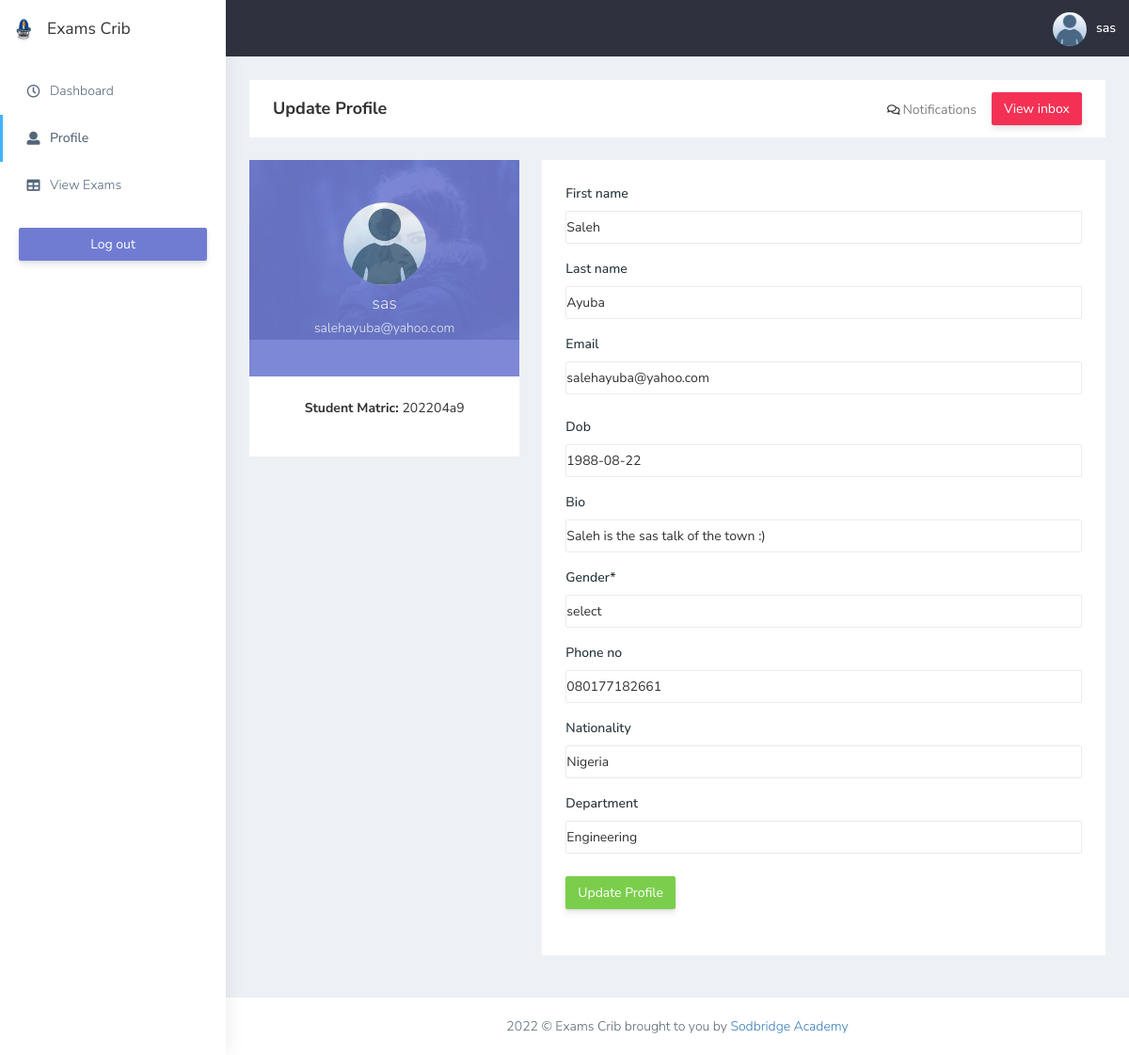
Page /edit/ (signed in) on the committed database.
### exams/models.py (models this page shows)
class User(AbstractUser):
	account = (
			('select account', 'select account'),
			('student', 'student'),
			('staff', 'staff')
		)
	account_type = models.CharField(max_length=200, choices=account, default='select account')
	email = models.CharField(max_length = 200, blank=True, unique=True)
	first_name = models.CharField(max_length=200, blank=True)
	last_name = models.CharField(max_length=200, blank=True)
	username = models.CharField(max_length = 200, blank=True, unique=True)
	date_created = models.DateTimeField(auto_now_add=True)
	USERNAME_FIELD = 'username'
	REQUIRED_FIELDS = []
	def __str__(self):
		return self.username

### account/models.py (models this page shows, shortened)
class Profile(models.Model):
	gender = (
			('select', 'select'),
			('male', 'male'),
			('female', 'female')
		)
	user = models.OneToOneField(User, related_name='profile', on_delete=models.CASCADE)
	dob = models.DateField(blank=True, null=True)
	bio = models.CharField(max_length=200, blank=True)
	photo = models.ImageField(upload_to='users/%Y/%m/%d', default='media/default.jpeg', blank=True)
	level = models.CharField(max_length=200, blank=True, default=100)
	gender = models.CharField(max_length=100, choices=gender, default='select')
	department = models.CharField(max_length=200, blank=True)
	nationality = models.CharField(max_length=100, blank=True, default='Nigeria')
	phone_no = models.CharField(max_length=100, blank=True)
	matric_no = models.CharField(max_length=100, blank=True, null=True)
	staff_id = models.CharField(max_length=100, blank=True, null=True)
	verified_student = models.BooleanField(default=False)
	verified_staff = models.BooleanField(default=False)
	date_created = models.DateTimeField(auto_now_add=True)

### account/views.py (the view)
# urls.py: path('edit/', views.edit, name='edit'),
@login_required
def edit(request):
	if request.method == 'POST':
		user_form = UserEditForm(instance=request.user, data=request.POST)
		profile_form = ProfileEditForm(instance=request.user.profile,
										data = request.POST,
										files = request.FILES)
		if user_form.is_valid() and profile_form.is_valid():
			user_form.save()
			profile_form.save()
			messages.success(request, f'Profile updated successfully!')
		else:
			messages.warning(request, f'Error updating your profile')
	else:
		user_form = UserEditForm(instance=request.user)
		profile_form = ProfileEditForm(instance=request.user.profile)
	return render(request, 'account/edit.html',
							{'user_form':user_form,
							'profile_form':profile_form})

### account/forms.py (shortened to what this page needs)
class UserEditForm(forms.ModelForm):
	class Meta:
		model = User
		fields = ('first_name', 'last_name', 'email')
		print('user is', User.account_type)

class ProfileEditForm(forms.ModelForm):
	class Meta:
		model = Profile
		fields = ('dob', 'bio', 'gender', 'phone_no', 'nationality', 'department')

### account/templates/account/edit.html (shortened to what this page needs)
{% extends 'base.html' %}
{% load static %}
{% load crispy_forms_tags %}
{% block content %}
<div class="page-breadcrumb bg-white mb-4">
    <div class="row align-items-center">
        <div class="col-lg-3 col-md-4 col-sm-4 col-xs-12">
            <h4 class="page-title">Update Profile</h4>
        </div>
        <div class="col-lg-9 col-sm-8 col-md-8 col-xs-12">
            <div class="d-md-flex">
                <ol class="breadcrumb ms-auto">
                    <li><i class="far fa-comments" aria-hidden="true"></i> <a href="#" class="fw-normal">Notifications</a></li>
                </ol>
                <a href="#" target="_blank"
                    class="btn btn-danger  d-none d-md-block pull-right ms-3 hidden-xs hidden-sm waves-effect waves-light text-white">View inbox</a>
            </div>
        </div>
    </div>
</div>
<div class="row">
    <div class="col-lg-4 col-xlg-3 col-md-12">
        <div class="white-box">
            <div class="user-bg"> <img width="100%" alt="user" src="{% static 'plugins/images/large/img1.jpg' %}">
                <div class="overlay-box">
                    <div class="user-content">
                        <a href="{% url  'exams:user_exams' user %}"><img src="{{ user.profile.photo.url }}"
                                class="thumb-lg img-circle" alt="img"></a>
                        <h4 class="text-white mt-2">{{ user.username }}</h4>
                        <h5 class="text-white mt-2">{{ user.email }}</h5>
                    </div>
                </div>
            </div>
            <div class="user-btm-box mt-5 d-md-flex">
                <div class="col-md-12 col-sm-4 text-center">
                    <p>
                        {% if user.account_type == 'student' %}
                        <b>Student Matric: </b><span>{{user.profile.matric_no}}</span>
                        {% else %}
                        <b>Staff ID: </b><span>{{user.profile.staff_id}}</span>
                        {% endif %}
                    </p>
                </div>
            </div>
        </div>
    </div>
                    <div class="col-lg-8 col-xlg-9 col-md-12">
                        <div class="card">
                            <div class="card-body">
                                <form class="form-horizontal form-material" method="post">
                                    <div class="form-group mb-4">
                                        {{ user_form|crispy }}
                                    </div>
                                    <div class="form-group mb-4">
                                        {{ profile_form|crispy }}
                                        </div>
                                    <div class="form-group mb-4">
                                        <div class="col-sm-12">
                                            <button class="btn btn-success">Update Profile</button>
                                        </div>
                                    </div>
                                </form>
                            </div>
                        </div>
                    </div>
</div>
{% endblock content %}

### account/templates/base.html (shortened to what this page needs)
{% load static %}
<!DOCTYPE html>
<html dir="ltr" lang="en">
<head>
   <link href="{% static 'css/style.min.css' %}" rel="stylesheet">
</head>
<body>
    <div id="main-wrapper" data-layout="vertical" data-navbarbg="skin5" data-sidebartype="full"
        data-sidebar-position="absolute" data-header-position="absolute" data-boxed-layout="full">
        <header class="topbar" data-navbarbg="skin5">
            <nav class="navbar top-navbar navbar-expand-md navbar-dark">
                <div class="navbar-header" data-logobg="skin6">
                    <a class="navbar-brand" href="{% url 'dashboard' %}">
                        <b class="logo-icon">
                            <img src="{% static 'img/crawford-university-logo.png' %}" style="width:30px; height:30px;" alt="homepage" />
                        </b>
                        <span class="logo-text" style="color:#333">
                            Exams Crib
                        </span>
                    </a>
                </div>
                <div class="navbar-collapse collapse" id="navbarSupportedContent" data-navbarbg="skin5">
                    <ul class="navbar-nav ms-auto d-flex align-items-center">
                        <li>
                            <a class="profile-pic" href="#">
                            <img src="{{ user.profile.photo.url }}" alt="user-img" width="36"
                            class="img-circle"><span class="text-white font-medium">{{user.username}}</span>
                            </a>
                        </li>
                    </ul>
                </div>
            </nav>
        </header>
        <aside class="left-sidebar" data-sidebarbg="skin6">
            <div class="scroll-sidebar">
                <nav class="sidebar-nav">
                    <ul id="sidebarnav">
                        <li class="sidebar-item pt-2">
                            <a class="sidebar-link waves-effect waves-dark sidebar-link" href="{% url 'dashboard' %}"
                                aria-expanded="false">
                                <i class="far fa-clock" aria-hidden="true"></i>
                                <span class="hide-menu">Dashboard</span>
                            </a>
                        </li>
                        <li class="sidebar-item">
                            <a class="sidebar-link waves-effect waves-dark sidebar-link" href="{% url 'edit' %}"
                                aria-expanded="false">
                                <i class="fa fa-user" aria-hidden="true"></i>
                                <span class="hide-menu">Profile</span>
                            </a>
                        </li>
                        <li class="sidebar-item">
                            <a class="sidebar-link waves-effect waves-dark sidebar-link" href="{% url 'exams:exam-list' %}"
                                aria-expanded="false">
                                <i class="fa fa-table" aria-hidden="true"></i>
                                <span class="hide-menu">View Exams</span>
                            </a>
                        </li>
                        <li class="text-center p-20 upgrade-btn">
                            <a href="{% url 'logout' %}"
                                class="btn d-grid btn-primary text-white" target="">
                                Log out</a>
                        </li>
                    </ul>
                </nav>
            </div>
        </aside>
        <div class="page-wrapper" style="min-height:">
            <div class="container-fluid">
            {% block content %}{% endblock content %}
            </div>
            <footer class="footer text-center"> 2022 © Exams Crib brought to you by <a
                    href="https://sodbridgeacademy.com" target="_blank" >Sodbridge Academy</a>
            </footer>
        </div>
    </div>
</body>
</html>

### rows in the picture
User: profile.photo (placeholder picture), username "sas", email "salehayuba@yahoo.com", profile.matric_no "202204a9", first_name "Saleh", last_name "Ayuba"
Profile: dob "1988-08-22", bio "Saleh is the sas talk of the town :)", gender "select", phone_no "080177182661", nationality "Nigeria", department "Engineering"
